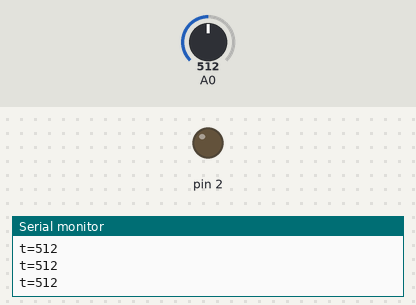
Recording of a sketch running on a simulated Arduino Uno, built with avr-gcc and run on an emulated ATmega328P. On the bench: output pins drawn as LEDs (lit = HIGH), the last lines printed to the serial monitor. Inputs (shaded band) come from the test bench; at power-on: A0 = 512.

Above: at 1.2 s.
1.3 s: A0 set to 498
2.8 s: A0 set to 475
At 3.8 s:
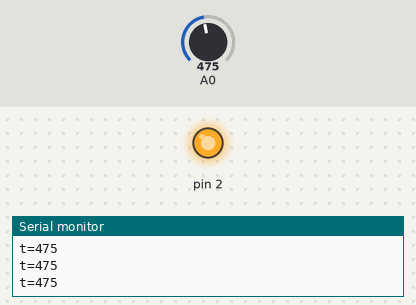
4.3 s: A0 set to 511
At 5.1 s:
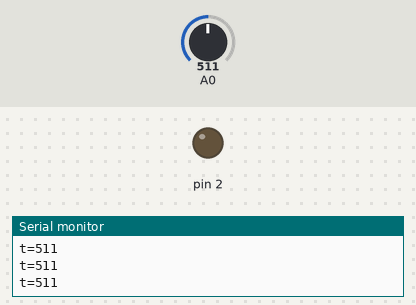
5.8 s: A0 set to 306
At 6.4 s:
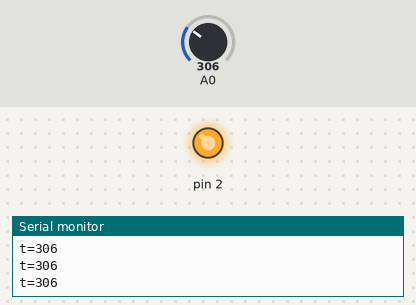
Timing chart, 0 to 8.3 s (numbered marks = the images above; inputs shaded):
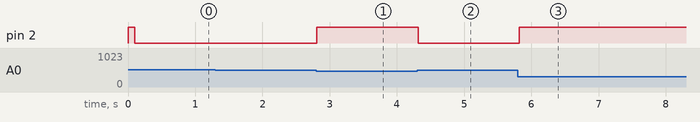

The sketch:

estrusore-termico.ino
```cpp
int th1 = 490;
int th2 = 495;

void setup() {
  Serial.begin(9600);
  pinMode(2, OUTPUT);
}

int stato = 0;
int t = 0;

void loop() {
  t = analogRead(A0);
  switch (stato) {
    case 0:
      startup();
      break;
    case 1:
      riscalda();
      break;
    case 2:
      raffredda();
      break;
  }
  Serial.print("t=");
  Serial.println(t);
  delay(100);
}

void startup() {
  digitalWrite(2, HIGH);
  stato = 1;
  Serial.println("riscalda");
}

void riscalda() {
  if (t >= th2) {
    digitalWrite(2, LOW);
    Serial.println("raffredda");
    stato = 2;
  }
}

void raffredda() {
  if (t <= th1) {
    digitalWrite(2, HIGH);
    Serial.println("riscalda");
    stato = 1;
  }
}
```

Measured:
- the behaviour switches between 491 and 490 on A0 (found by bisection; images 0 and 1)
- after the input at 2.8 s, pin 2: LOW → HIGH at once
- after the input at 4.3 s, pin 2: HIGH → LOW at once
- after the input at 5.8 s, pin 2: LOW → HIGH at once
